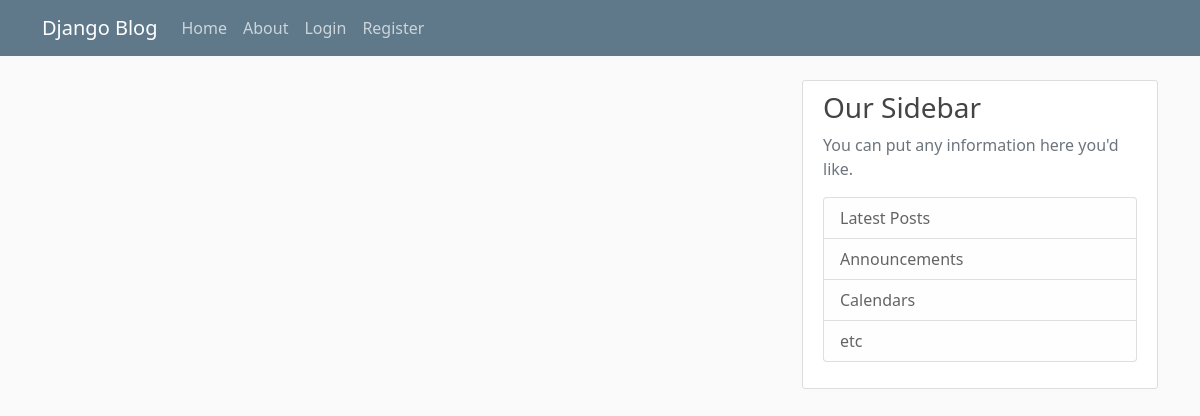
/, run on an earlier commit of the app's database.
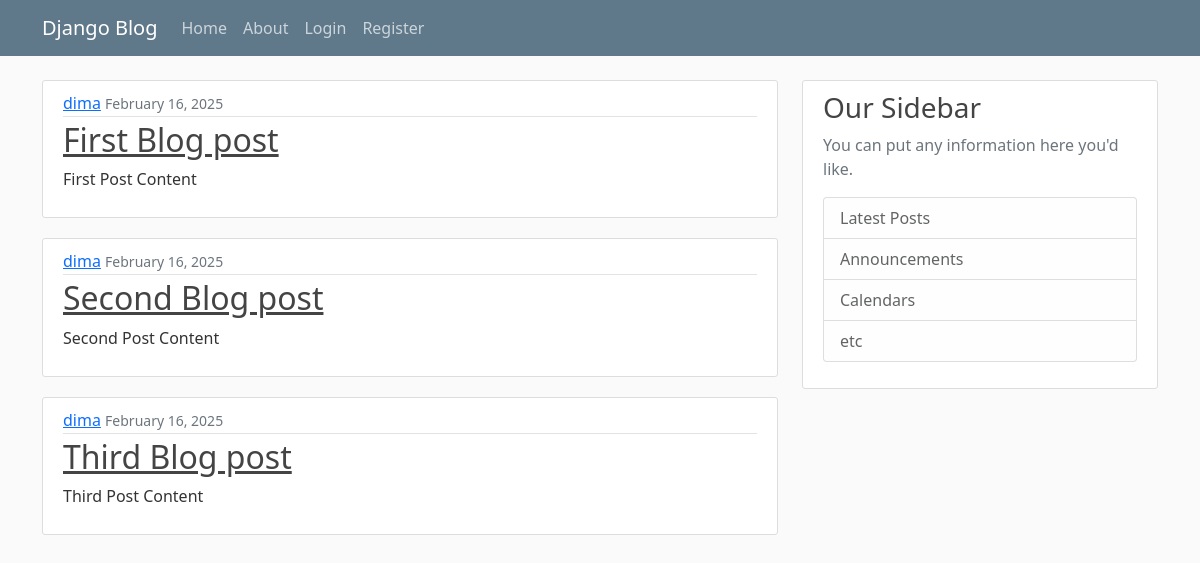
And on a later commit of the database.
### blog_app/models.py (models this page shows, shortened)
class Post(models.Model):
    title = models.CharField(max_length=100)
    content = models.TextField()
    date_posted = models.DateTimeField(default=timezone.now)
    author = models.ForeignKey(User, on_delete=models.SET_NULL, null=True, blank=True)

### blog_app/views.py (the view)
# urls.py: path('', views.home, name='blog-home'),
def home(request):
    context = {
        'posts': Post.objects.all()
    }
    return render(request, 'blog_app/home.html', context)

### blog_app/templates/blog_app/home.html (shortened to what this page needs)
{% extends "blog_app/base.html" %}
{% block content %}
    {% for post in posts %}
        <article class="media content-section">
            <div class="media-body">
            <div class="article-metadata">
                <a class="mr-2" href="#">{{ post.author }}</a>
                <small class="text-muted">{{ post.date_posted | date:"F d, Y" }}</small>
            </div>
            <h2><a class="article-title" href="#">{{ post.title }}</a></h2>
            <p class="article-content">{{ post.content }}</p>
            </div>
        </article>
    {% endfor %}
{% endblock content %}

### blog_app/templates/blog_app/base.html (shortened to what this page needs)
{% load static %}
<!DOCTYPE html>
<html lang="en">
<head>
		<link href="https://cdn.jsdelivr.net/npm/bootstrap@5.0.2/dist/css/bootstrap.min.css" rel="stylesheet">
		<link rel="stylesheet" type="text/css" href="{% static "blog_app/main.css" %}">
</head>
<body>
	<header class="site-header">
		<nav class="navbar navbar-expand-md navbar-dark bg-steel fixed-top">
			<div class="container">
				<a class="navbar-brand mr-4" href="{% url "blog-home" %}">Django Blog</a>
				<div class="collapse navbar-collapse" id="navbarToggle">
					<div class="navbar-nav mr-auto">
						<a class="nav-item nav-link" href="{% url "blog-home" %}">Home</a>
						<a class="nav-item nav-link" href="{% url "blog-about" %}">About</a>
					</div>
					<div class="navbar-nav">
						{% if user.is_authenticated %}
							<a class="nav-item nav-link" href="{% url "profile" %}">Profile</a>
							<form action="{% url 'logout' %}" method="post" class="d-inline">
								{% csrf_token %}
								<button type="submit" class="nav-item nav-link btn btn-link">Logout</button>
							</form>
						{% else %}
							<a class="nav-item nav-link" href="{% url "login" %}">Login</a>
							<a class="nav-item nav-link" href="{% url "register" %}">Register</a>
						{% endif %}
					</div>
				</div>
			</div>
		</nav>
	</header>
	<main role="main" class="container">
		<div class="row">
			<div class="col-md-8">
				{% block content %}{% endblock %}
			</div>
			<div class="col-md-4">
				<div class="content-section">
					<h3>Our Sidebar</h3>
					<p class='text-muted'>You can put any information here you'd like.
						<ul class="list-group">
							<li class="list-group-item list-group-item-light">Latest Posts</li>
							<li class="list-group-item list-group-item-light">Announcements</li>
							<li class="list-group-item list-group-item-light">Calendars</li>
							<li class="list-group-item list-group-item-light">etc</li>
						</ul>
					</p>
				</div>
			</div>
		</div>
	</main>
</body>
</html>

### blog_app/static/blog_app/main.css (style rules this page uses)
body { background: #fafafa; color: #333333; margin-top: 5rem; }
h1, h2, h3, h4, h5, h6 { color: #444444; }
ul { margin: 0; }
.bg-steel { background-color: #5f788a; }
.site-header .navbar-nav .nav-link { color: #cbd5db; }
.content-section { background: #ffffff; padding: 10px 20px; border: 1px solid #dddddd; border-radius: 3px; margin-bottom: 20px; }
.article-title { color: #444444; }
.article-content { white-space: pre-line; }
.article-metadata { padding-bottom: 1px; margin-bottom: 4px; border-bottom: 1px solid #e3e3e3 }

What changed in the data, as far as the page shows it:
added Post: author "dima", date_posted "February 16, 2025", title "First Blog post", content "First Post Content"
added Post: author "dima", date_posted "February 16, 2025", title "Second Blog post", content "Second Post Content"
added Post: author "dima", date_posted "February 16, 2025", title "Third Blog post", content "Third Post Content"
